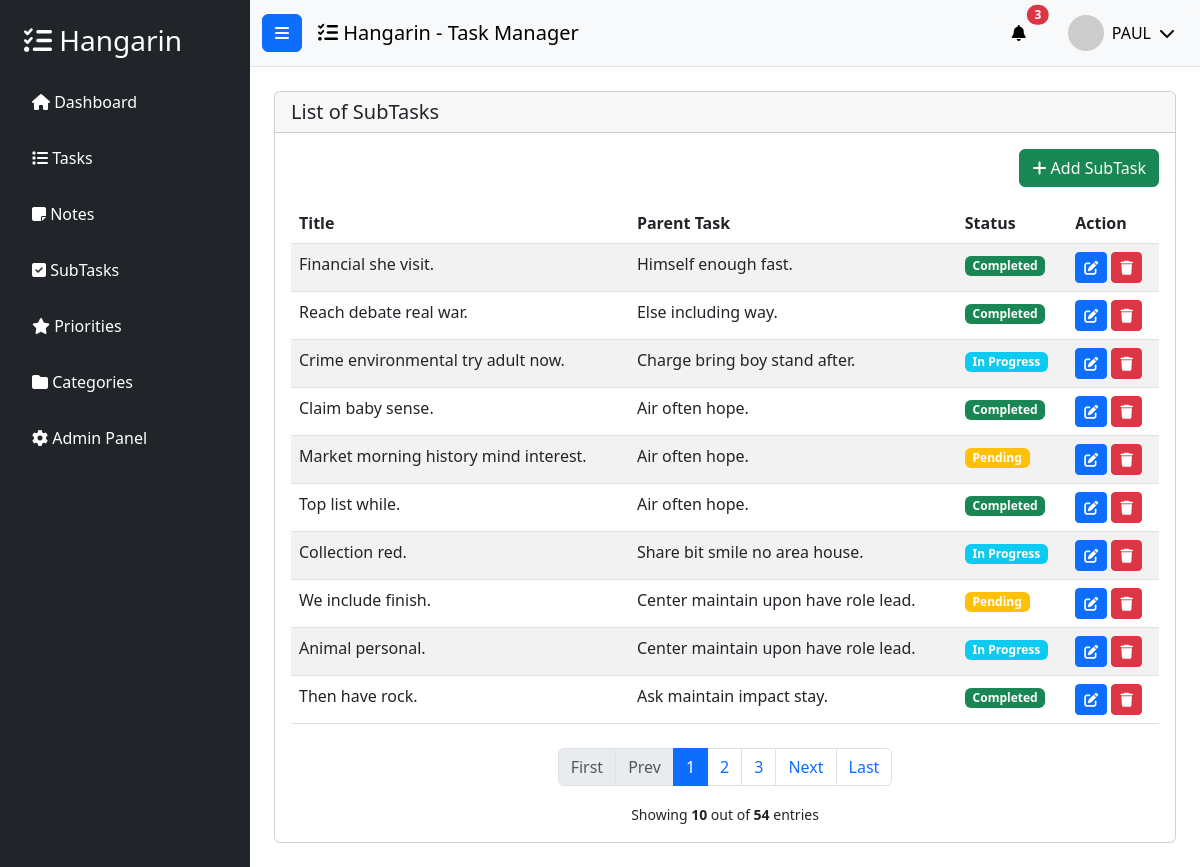
The app's page /subtask_list/ (signed in) with its own data.
### tasks/models.py (models this page shows, shortened)
class BaseModel(models.Model):
    created_at = models.DateTimeField(auto_now_add=True)
    updated_at = models.DateTimeField(auto_now=True)
    class Meta:
        abstract = True

class SubTask(BaseModel):
    parent_task = models.ForeignKey(
        Task,
        on_delete=models.CASCADE,
        related_name="subtasks",
    )
    title = models.CharField(max_length=255)
    status = models.CharField(
        max_length=50,
        choices=STATUS_CHOICES,
        default="Pending",
    )
    class Meta:
        verbose_name = "SubTask"
        verbose_name_plural = "SubTasks"

class Task(BaseModel):
    title = models.CharField(max_length=255)
    description = models.CharField(max_length=500)
    deadline = models.DateTimeField()
    status = models.CharField(
        max_length=50,
        choices=STATUS_CHOICES,
        default="Pending",
    )
    category = models.ForeignKey(
        Category,
        on_delete=models.SET_NULL,
        null=True,
        blank=True,
        related_name="tasks",
    )
    priority = models.ForeignKey(
        Priority,
        on_delete=models.SET_NULL,
        null=True,
        blank=True,
        related_name="tasks",
    )
    class Meta:
        verbose_name = "Task"
        verbose_name_plural = "Tasks"

### tasks/views.py (the view)
# urls.py: path('subtask_list/', views.SubTaskList.as_view(), name='subtask-list'),
class SubTaskList(LoginRequiredMixin, ListView):
    model = SubTask
    context_object_name = 'subtasks'
    template_name = 'subtask_list.html'
    paginate_by = 10
    login_url = '/accounts/login/'

### templates/subtask_list.html (shortened to what this page needs)
{% extends 'base.html' %}
{% load static %}
{% block content %}
<div class="row">
    <div class="col-12">
        <div class="card">
            <div class="card-header">
                <h5 class="card-title mb-0">List of SubTasks</h5>
            </div>
            <div class="card-body">
                <div class="mb-3 text-end">
                    <a href="{% url 'subtask-add' %}" class="btn btn-success">
                        <i class="fas fa-plus"></i> Add SubTask
                    </a>
                </div>
                <table class="table table-striped">
                    <thead>
                        <tr>
                            <th>Title</th>
                            <th>Parent Task</th>
                            <th>Status</th>
                            <th>Action</th>
                        </tr>
                    </thead>
                    <tbody>
                        {% for subtask in object_list %}
                        <tr>
                            <td>{{ subtask.title }}</td>
                            <td>{{ subtask.parent_task.title }}</td>
                            <td>
                                {% if subtask.status == 'Completed' %}
                                    <span class="badge bg-success">{{ subtask.status }}</span>
                                {% elif subtask.status == 'In Progress' %}
                                    <span class="badge bg-info">{{ subtask.status }}</span>
                                {% else %}
                                    <span class="badge bg-warning">{{ subtask.status }}</span>
                                {% endif %}
                            </td>
                            <td>
                                <a href="{% url 'subtask-update' subtask.id %}" class="btn btn-sm btn-primary">
                                    <i class="fas fa-edit"></i>
                                </a>
                                <a href="{% url 'subtask-delete' subtask.id %}" class="btn btn-sm btn-danger">
                                    <i class="fas fa-trash"></i>
                                </a>
                            </td>
                        </tr>
                        {% empty %}
                        <tr>
                            <td colspan="4" class="text-center">No subtasks found</td>
                        </tr>
                        {% endfor %}
                    </tbody>
                </table>
                {% include 'includes/pagination.html' %}
            </div>
        </div>
    </div>
</div>
{% endblock %}

### templates/base.html (shortened to what this page needs)
{% load static %}
{% load pwa %}
<!DOCTYPE html>
<html lang="en">
<head>
     {% load pwa %}
    <link href="https://cdn.jsdelivr.net/npm/bootstrap@5.3.0/dist/css/bootstrap.min.css" rel="stylesheet">
    <link rel="stylesheet" href="https://cdnjs.cloudflare.com/ajax/libs/font-awesome/6.4.0/css/all.min.css">
</head>
<body>
    <div class="wrapper d-flex">
        <nav id="sidebar" class="bg-dark text-white" style="width: 250px; min-height: 100vh;">
            <div class="p-4">
                <h3 class="mb-4">
                    <i class="fas fa-tasks"></i> Hangarin
                </h3>
                <ul class="list-unstyled">
                    <li class="mb-3">
                        <a href="{% url 'home' %}" class="text-white text-decoration-none d-block p-2 rounded hover-bg">
                            <i class="fas fa-home"></i> Dashboard
                        </a>
                    </li>
                    <li class="mb-3">
                        <a href="{% url 'task-list' %}" class="text-white text-decoration-none d-block p-2 rounded hover-bg">
                            <i class="fas fa-list"></i> Tasks
                        </a>
                    </li>
                    <li class="mb-3">
                        <a href="{% url 'note-list' %}" class="text-white text-decoration-none d-block p-2 rounded hover-bg">
                            <i class="fas fa-sticky-note"></i> Notes
                        </a>
                    </li>
                    <li class="mb-3">
                        <a href="{% url 'subtask-list' %}" class="text-white text-decoration-none d-block p-2 rounded hover-bg">
                            <i class="fas fa-check-square"></i> SubTasks
                        </a>
                    </li>
                    <li class="mb-3">
                        <a href="{% url 'priority-list' %}" class="text-white text-decoration-none d-block p-2 rounded hover-bg">
                            <i class="fas fa-star"></i> Priorities
                        </a>
                    </li>
                    <li class="mb-3">
                        <a href="{% url 'category-list' %}" class="text-white text-decoration-none d-block p-2 rounded hover-bg">
                            <i class="fas fa-folder"></i> Categories
                        </a>
                    </li>
                    <li class="mb-3">
                        <a href="/admin/" class="text-white text-decoration-none d-block p-2 rounded hover-bg">
                            <i class="fas fa-cog"></i> Admin Panel
                        </a>
                    </li>
                </ul>
            </div>
        </nav>
        <div class="flex-fill">
            <nav class="navbar navbar-expand-lg navbar-light bg-light border-bottom">
                <div class="container-fluid">
                    <button class="btn btn-primary me-3" id="sidebarToggle">
                        <i class="fas fa-bars"></i>
                    </button>
                    <span class="navbar-brand mb-0 h1">
                        <i class="fas fa-tasks"></i> Hangarin - Task Manager
                    </span>
                    <div class="ms-auto d-flex align-items-center">
                        <div class="dropdown me-3">
                            <button class="btn btn-light position-relative" type="button" id="notificationDropdown" data-bs-toggle="dropdown">
                                <i class="fas fa-bell"></i>
                                <span class="position-absolute top-0 start-100 translate-middle badge rounded-pill bg-danger">
                                    3
                                </span>
                            </button>
                        </div>
                        <div class="dropdown">
                            <button class="btn btn-light d-flex align-items-center" type="button" id="userDropdown" data-bs-toggle="dropdown">
                                <img src="https://ui-avatars.com/api/?name={{ user.username|default:'User' }}&background=007bff&color=fff&size=36"
                                     alt="user"
                                     class="rounded-circle me-2"
                                     width="36"
                                     height="36">
                                <span class="d-none d-md-inline">
                                    {% if user.is_authenticated %}
                                        {{ user.username }}
                                    {% else %}
                                        Guest
                                    {% endif %}
                                </span>
                                <i class="fas fa-chevron-down ms-2"></i>
                            </button>
                        </div>
                    </div>
                </div>
            </nav>
            <div class="container-fluid p-4">
                {% block content %}
                {% endblock %}
            </div>
        </div>
    </div>
</body>
</html>

### records on screen
SubTask: title "Financial she visit.", parent_task "Himself enough fast.", status "Completed"
SubTask: title "Reach debate real war.", parent_task "Else including way.", status "Completed"
SubTask: title "Crime environmental try adult now.", parent_task "Charge bring boy stand after.", status "In Progress"
SubTask: title "Claim baby sense.", parent_task "Air often hope.", status "Completed"
SubTask: title "Market morning history mind interest.", parent_task "Air often hope.", status "Pending"
SubTask: title "Top list while.", parent_task "Air often hope.", status "Completed"
SubTask: title "Collection red.", parent_task "Share bit smile no area house.", status "In Progress"
SubTask: title "We include finish.", parent_task "Center maintain upon have role lead.", status "Pending"
SubTask: title "Animal personal.", parent_task "Center maintain upon have role lead.", status "In Progress"
SubTask: title "Then have rock.", parent_task "Ask maintain impact stay.", status "Completed"

### other values on screen
{{ user.username }} "PAUL"
{{ page_num }} "1"
{{ page_num }} "2" "3"
{{ object_list|length }} "10"
{{ paginator.count }} "54"
